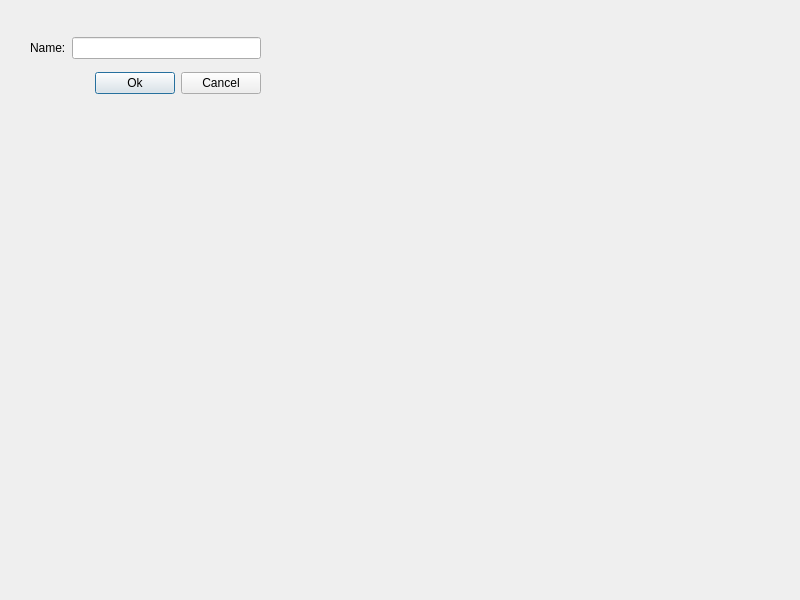
<?xml version="1.0" encoding="UTF-8"?>
<ui version="4.0">
 <class>Dialog</class>
 <widget class="QDialog" name="Dialog">
  <property name="geometry">
   <rect>
    <x>0</x>
    <y>0</y>
    <width>800</width>
    <height>600</height>
   </rect>
  </property>
  <property name="windowTitle">
   <string>Dialog</string>
  </property>
  <widget class="QWidget" name="">
   <property name="geometry">
    <rect>
     <x>30</x>
     <y>30</y>
     <width>231</width>
     <height>71</height>
    </rect>
   </property>
   <layout class="QVBoxLayout" name="verticalLayout">
    <item>
     <layout class="QHBoxLayout" name="horizontalLayout">
      <item>
       <widget class="QLabel" name="label">
        <property name="text">
         <string>Name:</string>
        </property>
        <property name="buddy">
         <cstring>lineEdit</cstring>
        </property>
       </widget>
      </item>
      <item>
       <widget class="QLineEdit" name="lineEdit"/>
      </item>
     </layout>
    </item>
    <item>
     <layout class="QHBoxLayout" name="horizontalLayout_2">
      <item>
       <spacer name="horizontalSpacer">
        <property name="orientation">
         <enum>Qt::Horizontal</enum>
        </property>
        <property name="sizeHint" stdset="0">
         <size>
          <width>40</width>
          <height>20</height>
         </size>
        </property>
       </spacer>
      </item>
      <item>
       <widget class="QPushButton" name="pushButton">
        <property name="text">
         <string>Ok</string>
        </property>
       </widget>
      </item>
      <item>
       <widget class="QPushButton" name="pushButton_2">
        <property name="text">
         <string>Cancel</string>
        </property>
       </widget>
      </item>
     </layout>
    </item>
   </layout>
  </widget>
 </widget>
 <tabstops>
  <tabstop>lineEdit</tabstop>
  <tabstop>pushButton</tabstop>
  <tabstop>pushButton_2</tabstop>
 </tabstops>
 <resources/>
 <connections>
  <connection>
   <sender>pushButton_2</sender>
   <signal>clicked()</signal>
   <receiver>Dialog</receiver>
   <slot>close()</slot>
   <hints>
    <hint type="sourcelabel">
     <x>222</x>
     <y>91</y>
    </hint>
    <hint type="destinationlabel">
     <x>254</x>
     <y>114</y>
    </hint>
   </hints>
  </connection>
  <connection>
   <sender>pushButton</sender>
   <signal>clicked()</signal>
   <receiver>Dialog</receiver>
   <slot>accept()</slot>
   <hints>
    <hint type="sourcelabel">
     <x>140</x>
     <y>92</y>
    </hint>
    <hint type="destinationlabel">
     <x>100</x>
     <y>110</y>
    </hint>
   </hints>
  </connection>
 </connections>
</ui>
